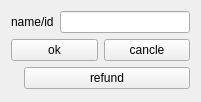
<?xml version="1.0" encoding="UTF-8"?>
<ui version="4.0">
 <class>Form</class>
 <widget class="QWidget" name="Form">
  <property name="geometry">
   <rect>
    <x>0</x>
    <y>0</y>
    <width>201</width>
    <height>102</height>
   </rect>
  </property>
  <property name="windowTitle">
   <string>Form</string>
  </property>
  <property name="styleSheet">
   <string notr="true"/>
  </property>
  <layout class="QVBoxLayout" name="verticalLayout">
   <item>
    <layout class="QGridLayout" name="gridLayout">
     <item row="0" column="1">
      <widget class="QLineEdit" name="lineEdit"/>
     </item>
     <item row="0" column="0">
      <widget class="QLabel" name="label">
       <property name="sizePolicy">
        <sizepolicy hsizetype="Minimum" vsizetype="Fixed">
         <horstretch>0</horstretch>
         <verstretch>0</verstretch>
        </sizepolicy>
       </property>
       <property name="text">
        <string>name/id</string>
       </property>
      </widget>
     </item>
    </layout>
   </item>
   <item>
    <layout class="QGridLayout" name="gridLayout_2">
     <item row="0" column="0">
      <widget class="QPushButton" name="pushButton">
       <property name="sizePolicy">
        <sizepolicy hsizetype="Expanding" vsizetype="Fixed">
         <horstretch>0</horstretch>
         <verstretch>0</verstretch>
        </sizepolicy>
       </property>
       <property name="text">
        <string>ok</string>
       </property>
      </widget>
     </item>
     <item row="0" column="1">
      <widget class="QPushButton" name="pushButton_2">
       <property name="sizePolicy">
        <sizepolicy hsizetype="Expanding" vsizetype="Fixed">
         <horstretch>0</horstretch>
         <verstretch>0</verstretch>
        </sizepolicy>
       </property>
       <property name="text">
        <string>cancle</string>
       </property>
      </widget>
     </item>
    </layout>
   </item>
   <item>
    <layout class="QFormLayout" name="formLayout">
     <item row="0" column="0">
      <widget class="QLabel" name="hint">
       <property name="sizePolicy">
        <sizepolicy hsizetype="Expanding" vsizetype="Fixed">
         <horstretch>0</horstretch>
         <verstretch>0</verstretch>
        </sizepolicy>
       </property>
       <property name="text">
        <string/>
       </property>
      </widget>
     </item>
     <item row="0" column="1">
      <widget class="QPushButton" name="pushButton_3">
       <property name="sizePolicy">
        <sizepolicy hsizetype="Expanding" vsizetype="Fixed">
         <horstretch>0</horstretch>
         <verstretch>0</verstretch>
        </sizepolicy>
       </property>
       <property name="text">
        <string>refund</string>
       </property>
      </widget>
     </item>
    </layout>
   </item>
  </layout>
 </widget>
 <resources/>
 <connections/>
</ui>
